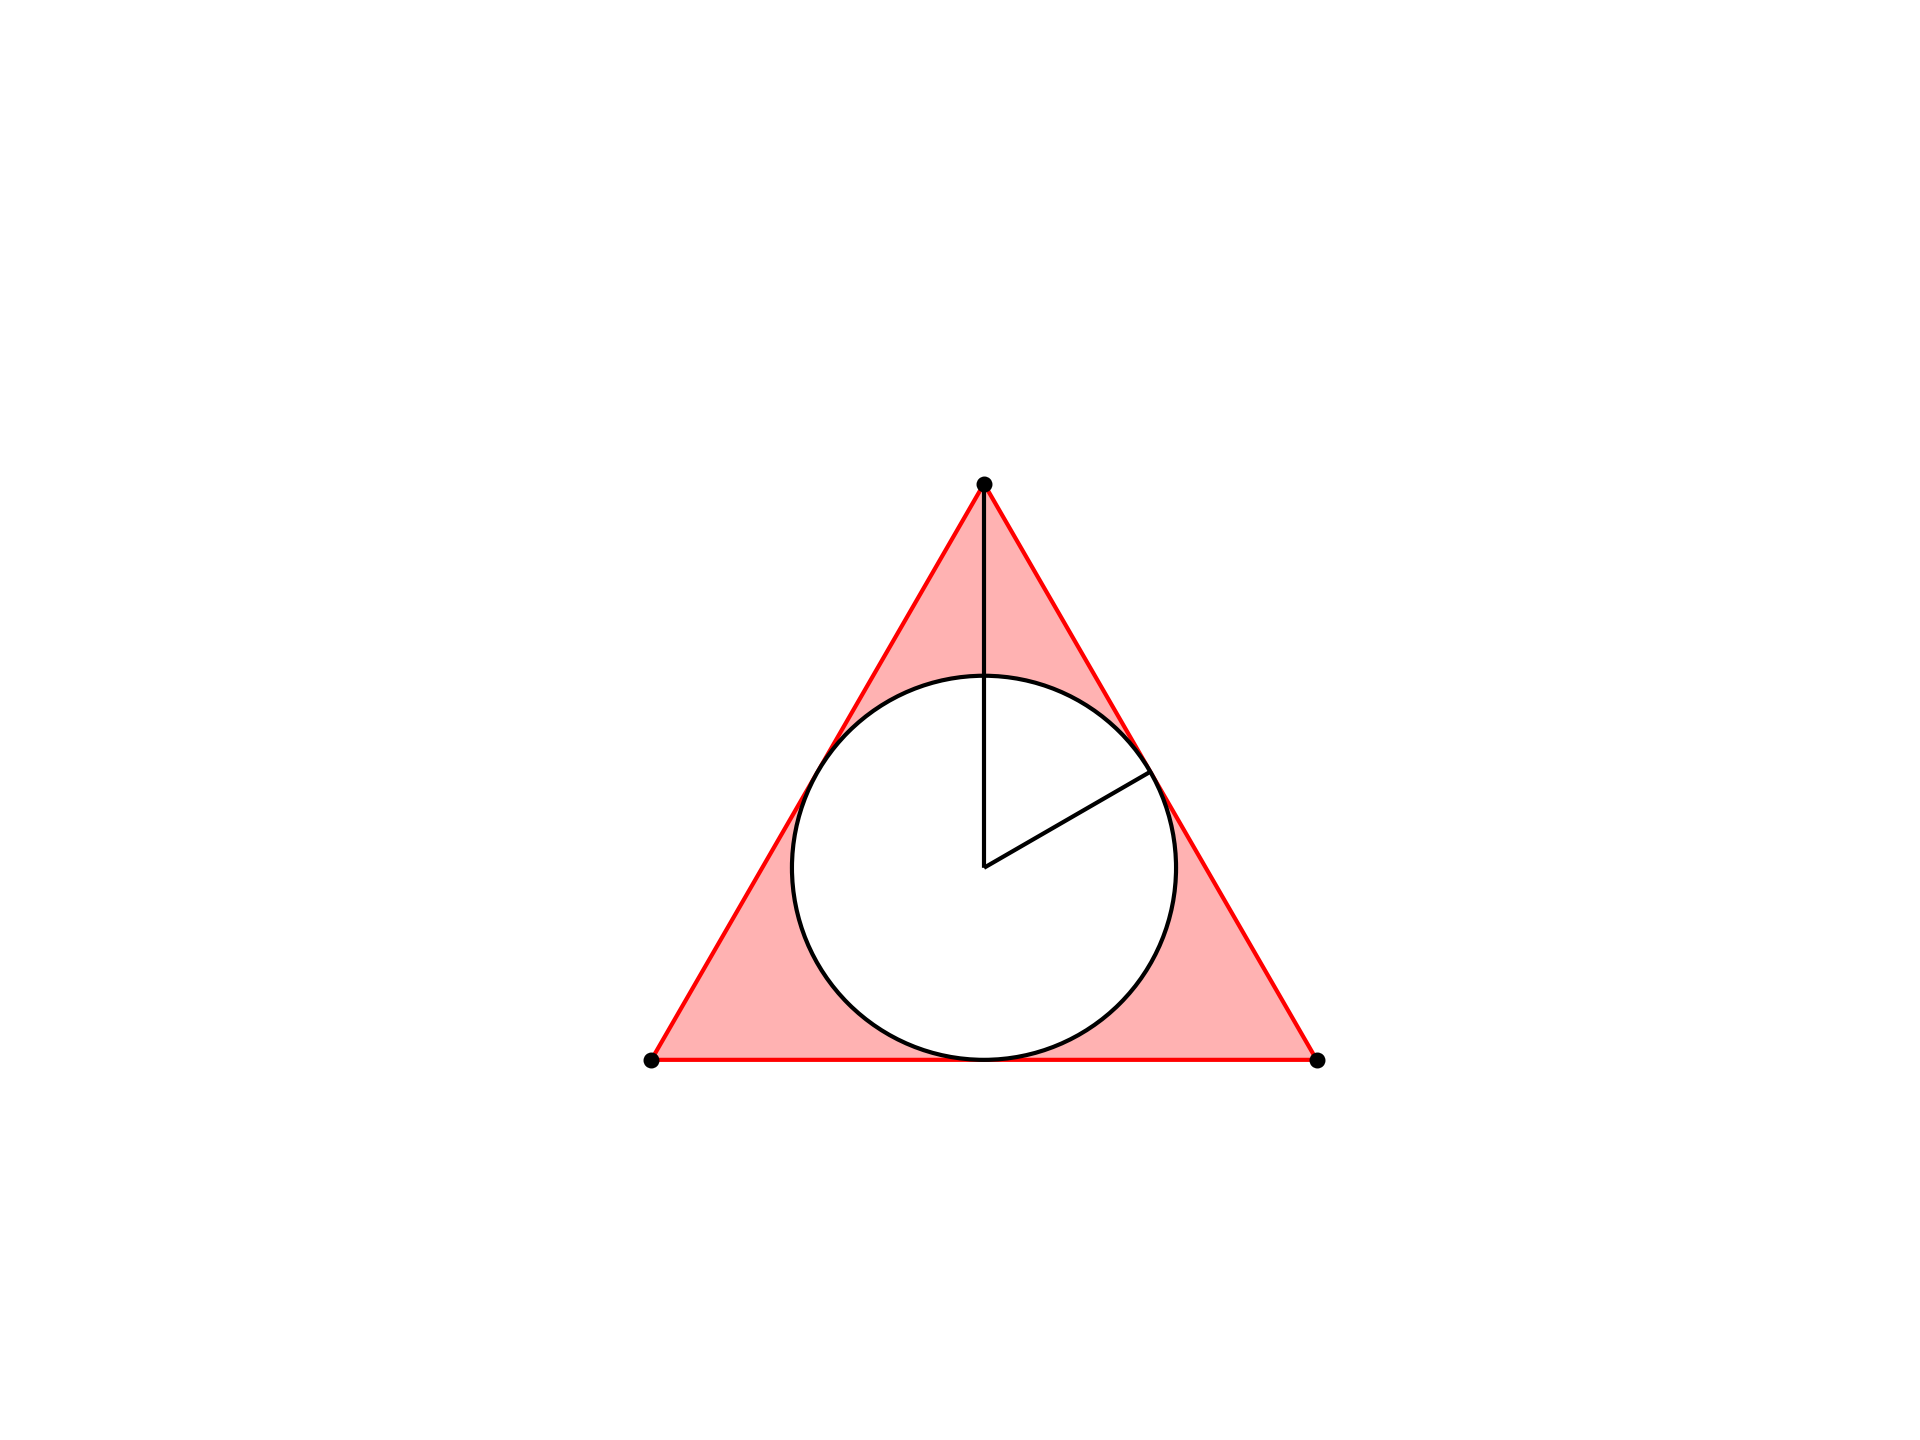

Reproduce this figure in Python.
import matplotlib.pyplot as plt
import numpy as np
import geometry as geo

fig, ax = geo.init()
ax.set(xlim=(0,100), ylim=(0,100))

A = geo.Point(20,20)
B = geo.Point(80,20)
C = geo.xcc([A,60],[B,60])[1]

geo.opg(ax,[A,B,C])
geo.fpg(ax,[A,B,C],alpha=0.3)

iD = geo.get_incenter_and_bisectors([A,B,C])
I = iD['I']
X = iD['X']
r = geo.get_length([I,X])

circle = plt.Circle(
    (I.x,I.y),r,fc='white',ec='k')
ax.add_patch(circle)

geo.dlss(ax,[[I,C],[I,X]])

geo.scp(ax,[A,B,C])

geo.savefig(plt)
